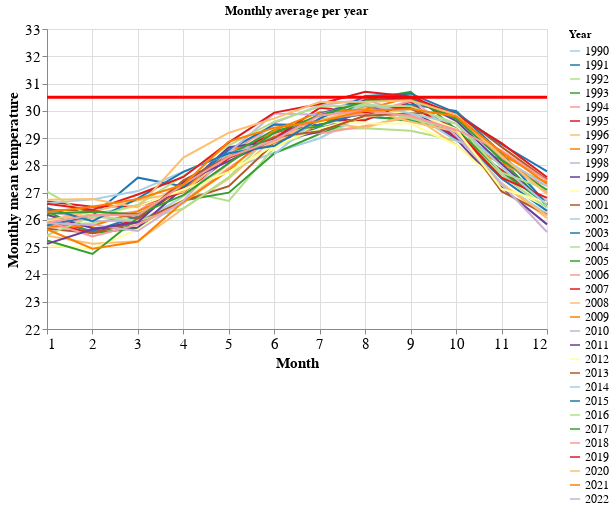

Source (notebook cell):
### Code cell
selection = alt.selection_multi(fields=['year'], bind="legend")
chart = alt.Chart(df_plot).mark_line().encode(
            x=alt.X("month", title="Month", sort="ascending"),
            y=alt.Y('mean', title='Monthly mean temperature',scale=alt.Scale(domain=(22,33))),
            color=alt.Color('year', title="Year",
                            scale=alt.Scale(domain=df_plot["year"].unique(), scheme="paired")),
            opacity=alt.condition(selection, alt.value(1), alt.value(0.2)),
            # tooltip=[alt.Tooltip('mean', title='Mean Temperature')],
            tooltip=['mean', 'year'],
)


line = alt.Chart(pd.DataFrame({'mean': [30.5]})).mark_rule().encode(y='mean', color=alt.value("#FF0000"),strokeWidth=alt.value(3))

alt.layer(chart, line).configure_view(
    stroke='transparent'
).properties(
            title='Monthly average per year',width=500,height=300
        ).configure_axis(
            labelFontSize=15,
            titleFontSize=15
        ).configure_legend(labelFontSize=12, columns=1, labelLimit=500, symbolLimit=100).add_selection(
            selection
        ).add_selection(
            selection
        )

### Figure 1 — Vega-Lite specification as saved in the notebook (floating-point values rounded to 4 significant figures; data arrays with more than 128 entries replaced by an {"elided": "..."} marker saying what was removed)
{"config": {"view": {"continuousWidth": 400, "continuousHeight": 300, "stroke": "transparent"}, "axis": {"labelFontSize": 15, "titleFontSize": 15}, "legend": {"columns": 1, "labelFontSize": 12, "labelLimit": 500, "symbolLimit": 100}}, "layer": [{"data": {"name": "data-447aa0a6e30b68c4b825acd266f44c3c"}, "mark": "line", "encoding": {"color": {"field": "year", "scale": {"domain": ["1990", "1991", "1992", "1993", "1994", "1995", "1996", "1997", "1998", "1999", "2000", "2001", "2002", "2003", "2004", "2005", "2006", "2007", "2008", "2009", "2010", "2011", "2012", "2013", "2014", "2015", "2016", "2017", "2018", "2019", "2020", "2021", "2022"], "scheme": "paired"}, "title": "Year", "type": "nominal"}, "opacity": {"condition": {"value": 1, "selection": "selector003"}, "value": 0.2}, "tooltip": [{"field": "mean", "type": "quantitative"}, {"field": "year", "type": "nominal"}], "x": {"field": "month", "sort": "ascending", "title": "Month", "type": "quantitative"}, "y": {"field": "mean", "scale": {"domain": [22, 33]}, "title": "Monthly mean temperature", "type": "quantitative"}}, "selection": {"selector003": {"type": "multi", "fields": ["year"], "bind": "legend"}}}, {"data": {"name": "data-7379e677a3ad853bdbd1723eb6e5d930"}, "mark": "rule", "encoding": {"color": {"value": "#FF0000"}, "strokeWidth": {"value": 3}, "y": {"field": "mean", "type": "quantitative"}}}], "height": 300, "title": "Monthly average per year", "width": 500, "$schema": "https://vega.github.io/schema/vega-lite/v4.17.0.json", "datasets": {"data-447aa0a6e30b68c4b825acd266f44c3c": {"elided": "385 records"}, "data-7379e677a3ad853bdbd1723eb6e5d930": [{"mean": 30.5}]}}
